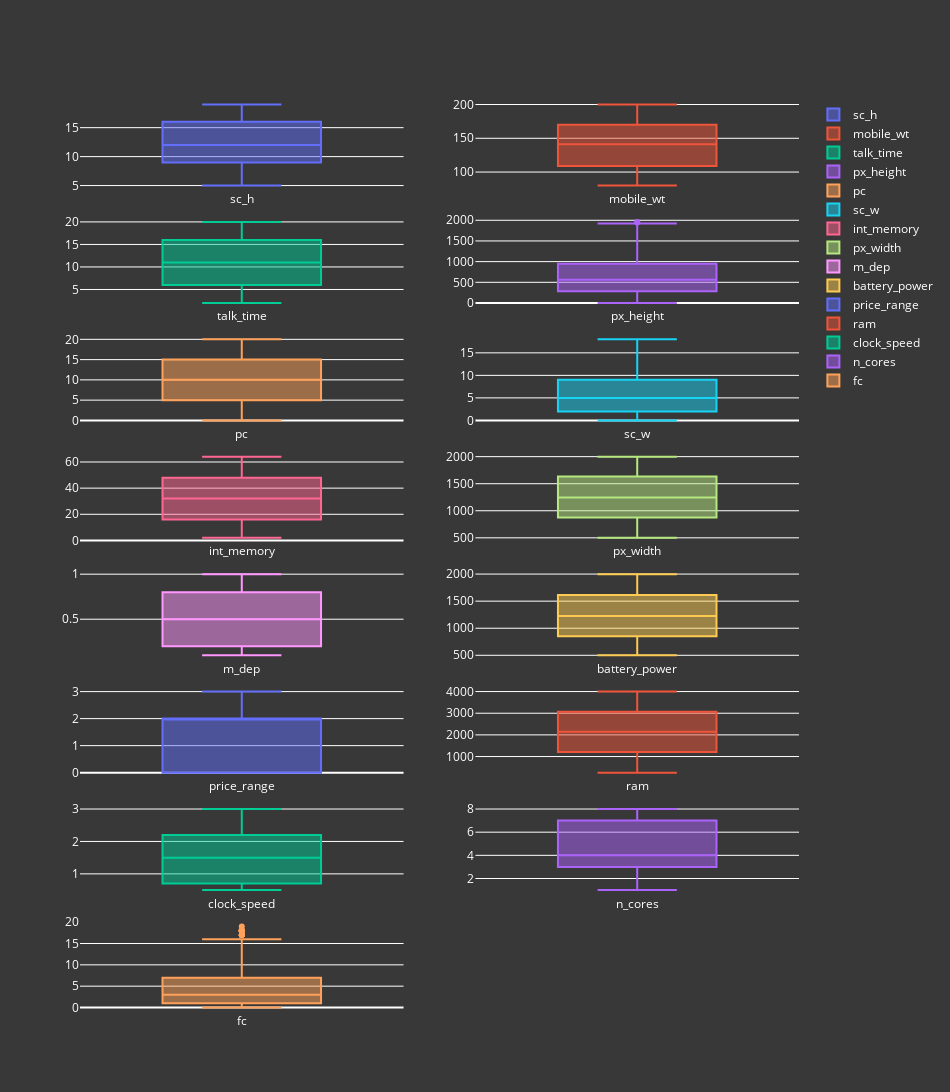

The notebook cell saved with this chart:
### Markdown cell above
### Create a box plot for each column</br>
In order to detect outliers

### Code cell
# Create subplots with two columns
fig = sp.make_subplots(rows=len(non_binary_columns) // 2 + len(non_binary_columns) % 2, cols=2, vertical_spacing=0.03)


# Add box plots to the subplots
for i, column in enumerate(non_binary_columns, start=1):
    fig.add_trace(go.Box(y=df[column], name=column), row=(i-1)//2 + 1, col=(i-1)%2 + 1)

# Adjust the layout
fig.update_layout( **layout_options, height=150*len(non_binary_columns), width=950)

# Change the color of subplot titles to white
for annotation in fig['layout']['annotations']: 
    annotation['font'] = dict(color='white')
    
# Change the color of axis titles and tick labels to white
for axis in fig.layout:
    if type(fig.layout[axis]) == go.layout.XAxis:
        fig.layout[axis].title.font.color = 'white'
        fig.layout[axis].tickfont.color = 'white'
    elif type(fig.layout[axis]) == go.layout.YAxis:
        fig.layout[axis].title.font.color = 'white'
        fig.layout[axis].tickfont.color = 'white'

# Show the plot
fig.show()

### Figure 1 — Plotly figure (JSON) as saved in the notebook; plotly's stock layout.template omitted (floating-point values rounded to 4 significant figures; data arrays with more than 128 entries replaced by an {"elided": "..."} marker saying what was removed)
{"data": [{"name": "sc_h", "type": "box", "xaxis": "x", "y": {"elided": "1991 int values"}, "yaxis": "y"}, {"name": "mobile_wt", "type": "box", "xaxis": "x2", "y": {"elided": "1991 int values"}, "yaxis": "y2"}, {"name": "talk_time", "type": "box", "xaxis": "x3", "y": {"elided": "1991 int values"}, "yaxis": "y3"}, {"name": "px_height", "type": "box", "xaxis": "x4", "y": {"elided": "1991 int values"}, "yaxis": "y4"}, {"name": "pc", "type": "box", "xaxis": "x5", "y": {"elided": "1991 int values"}, "yaxis": "y5"}, {"name": "sc_w", "type": "box", "xaxis": "x6", "y": {"elided": "1991 int values"}, "yaxis": "y6"}, {"name": "int_memory", "type": "box", "xaxis": "x7", "y": {"elided": "1991 int values"}, "yaxis": "y7"}, {"name": "px_width", "type": "box", "xaxis": "x8", "y": {"elided": "1991 int values"}, "yaxis": "y8"}, {"name": "m_dep", "type": "box", "xaxis": "x9", "y": {"elided": "1991 float values"}, "yaxis": "y9"}, {"name": "battery_power", "type": "box", "xaxis": "x10", "y": {"elided": "1991 int values"}, "yaxis": "y10"}, {"name": "price_range", "type": "box", "xaxis": "x11", "y": {"elided": "1991 int values"}, "yaxis": "y11"}, {"name": "ram", "type": "box", "xaxis": "x12", "y": {"elided": "1991 int values"}, "yaxis": "y12"}, {"name": "clock_speed", "type": "box", "xaxis": "x13", "y": {"elided": "1991 float values"}, "yaxis": "y13"}, {"name": "n_cores", "type": "box", "xaxis": "x14", "y": {"elided": "1991 int values"}, "yaxis": "y14"}, {"name": "fc", "type": "box", "xaxis": "x15", "y": {"elided": "1991 int values"}, "yaxis": "y15"}], "layout": {"height": 2250, "legend": {"font": {"color": "white"}}, "paper_bgcolor": "#383838", "plot_bgcolor": "#383838", "title": {"font": {"color": "white"}}, "width": 950, "xaxis": {"anchor": "y", "color": "white", "domain": [0, 0.45], "tickfont": {"color": "white"}, "title": {"font": {"color": "white"}}}, "xaxis10": {"anchor": "y10", "domain": [0.55, 1], "tickfont": {"color": "white"}, "title": {"font": {"color": "white"}}}, "xaxis11": {"anchor": "y11", "domain": [0, 0.45], "tickfont": {"color": "white"}, "title": {"font": {"color": "white"}}}, "xaxis12": {"anchor": "y12", "domain": [0.55, 1], "tickfont": {"color": "white"}, "title": {"font": {"color": "white"}}}, "xaxis13": {"anchor": "y13", "domain": [0, 0.45], "tickfont": {"color": "white"}, "title": {"font": {"color": "white"}}}, "xaxis14": {"anchor": "y14", "domain": [0.55, 1], "tickfont": {"color": "white"}, "title": {"font": {"color": "white"}}}, "xaxis15": {"anchor": "y15", "domain": [0, 0.45], "tickfont": {"color": "white"}, "title": {"font": {"color": "white"}}}, "xaxis16": {"anchor": "y16", "domain": [0.55, 1], "tickfont": {"color": "white"}, "title": {"font": {"color": "white"}}}, "xaxis2": {"anchor": "y2", "domain": [0.55, 1], "tickfont": {"color": "white"}, "title": {"font": {"color": "white"}}}, "xaxis3": {"anchor": "y3", "domain": [0, 0.45], "tickfont": {"color": "white"}, "title": {"font": {"color": "white"}}}, "xaxis4": {"anchor": "y4", "domain": [0.55, 1], "tickfont": {"color": "white"}, "title": {"font": {"color": "white"}}}, "xaxis5": {"anchor": "y5", "domain": [0, 0.45], "tickfont": {"color": "white"}, "title": {"font": {"color": "white"}}}, "xaxis6": {"anchor": "y6", "domain": [0.55, 1], "tickfont": {"color": "white"}, "title": {"font": {"color": "white"}}}, "xaxis7": {"anchor": "y7", "domain": [0, 0.45], "tickfont": {"color": "white"}, "title": {"font": {"color": "white"}}}, "xaxis8": {"anchor": "y8", "domain": [0.55, 1], "tickfont": {"color": "white"}, "title": {"font": {"color": "white"}}}, "xaxis9": {"anchor": "y9", "domain": [0, 0.45], "tickfont": {"color": "white"}, "title": {"font": {"color": "white"}}}, "yaxis": {"anchor": "x", "color": "white", "domain": [0.9012, 1], "tickfont": {"color": "white"}, "title": {"font": {"color": "white"}}}, "yaxis10": {"anchor": "x10", "domain": [0.3862, 0.485], "tickfont": {"color": "white"}, "title": {"font": {"color": "white"}}}, "yaxis11": {"anchor": "x11", "domain": [0.2575, 0.3563], "tickfont": {"color": "white"}, "title": {"font": {"color": "white"}}}, "yaxis12": {"anchor": "x12", "domain": [0.2575, 0.3563], "tickfont": {"color": "white"}, "title": {"font": {"color": "white"}}}, "yaxis13": {"anchor": "x13", "domain": [0.1288, 0.2275], "tickfont": {"color": "white"}, "title": {"font": {"color": "white"}}}, "yaxis14": {"anchor": "x14", "domain": [0.1288, 0.2275], "tickfont": {"color": "white"}, "title": {"font": {"color": "white"}}}, "yaxis15": {"anchor": "x15", "domain": [0, 0.09875], "tickfont": {"color": "white"}, "title": {"font": {"color": "white"}}}, "yaxis16": {"anchor": "x16", "domain": [0, 0.09875], "tickfont": {"color": "white"}, "title": {"font": {"color": "white"}}}, "yaxis2": {"anchor": "x2", "domain": [0.9012, 1], "tickfont": {"color": "white"}, "title": {"font": {"color": "white"}}}, "yaxis3": {"anchor": "x3", "domain": [0.7725, 0.8712], "tickfont": {"color": "white"}, "title": {"font": {"color": "white"}}}, "yaxis4": {"anchor": "x4", "domain": [0.7725, 0.8712], "tickfont": {"color": "white"}, "title": {"font": {"color": "white"}}}, "yaxis5": {"anchor": "x5", "domain": [0.6438, 0.7425], "tickfont": {"color": "white"}, "title": {"font": {"color": "white"}}}, "yaxis6": {"anchor": "x6", "domain": [0.6438, 0.7425], "tickfont": {"color": "white"}, "title": {"font": {"color": "white"}}}, "yaxis7": {"anchor": "x7", "domain": [0.515, 0.6138], "tickfont": {"color": "white"}, "title": {"font": {"color": "white"}}}, "yaxis8": {"anchor": "x8", "domain": [0.515, 0.6138], "tickfont": {"color": "white"}, "title": {"font": {"color": "white"}}}, "yaxis9": {"anchor": "x9", "domain": [0.3862, 0.485], "tickfont": {"color": "white"}, "title": {"font": {"color": "white"}}}}}
